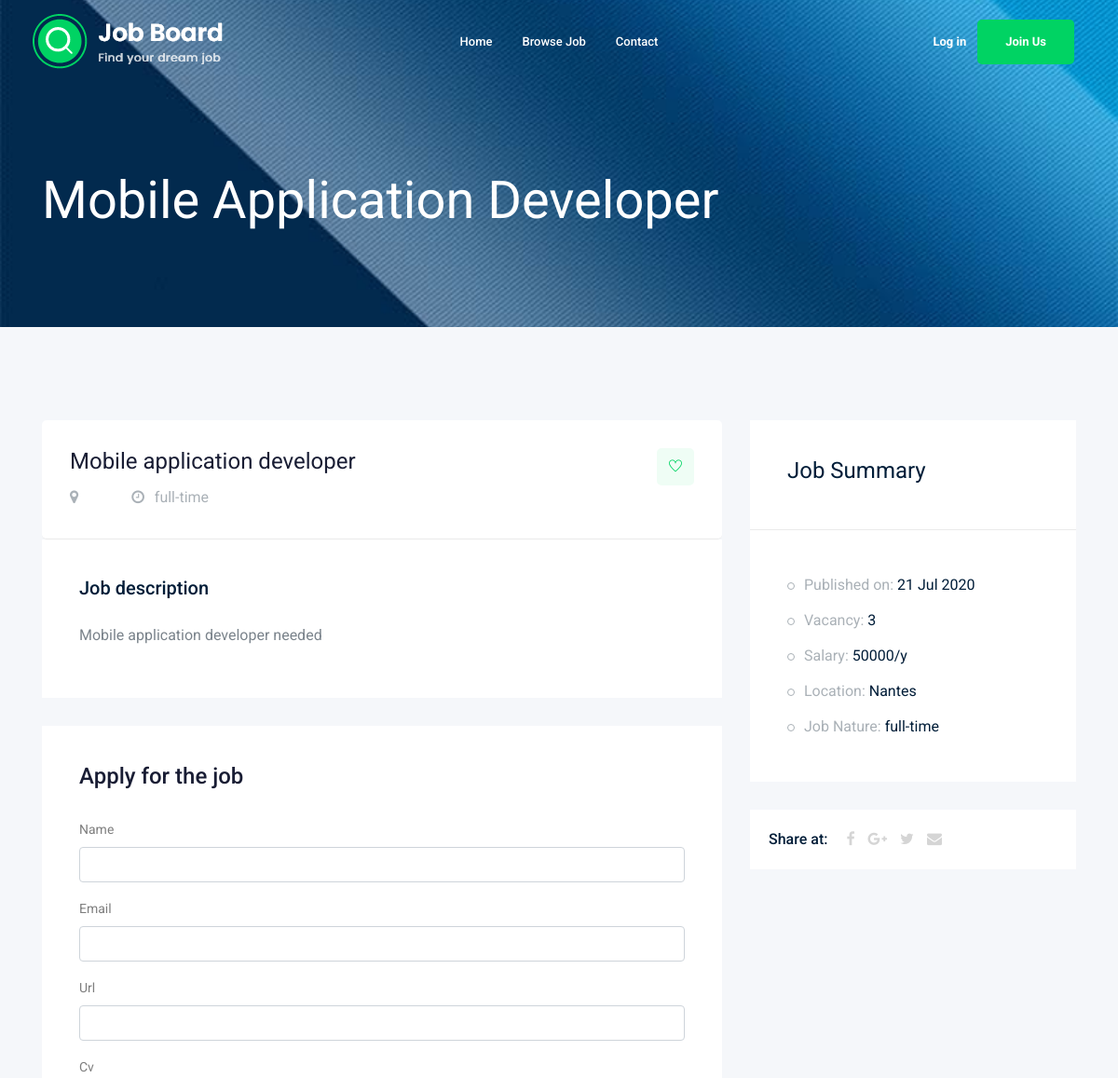
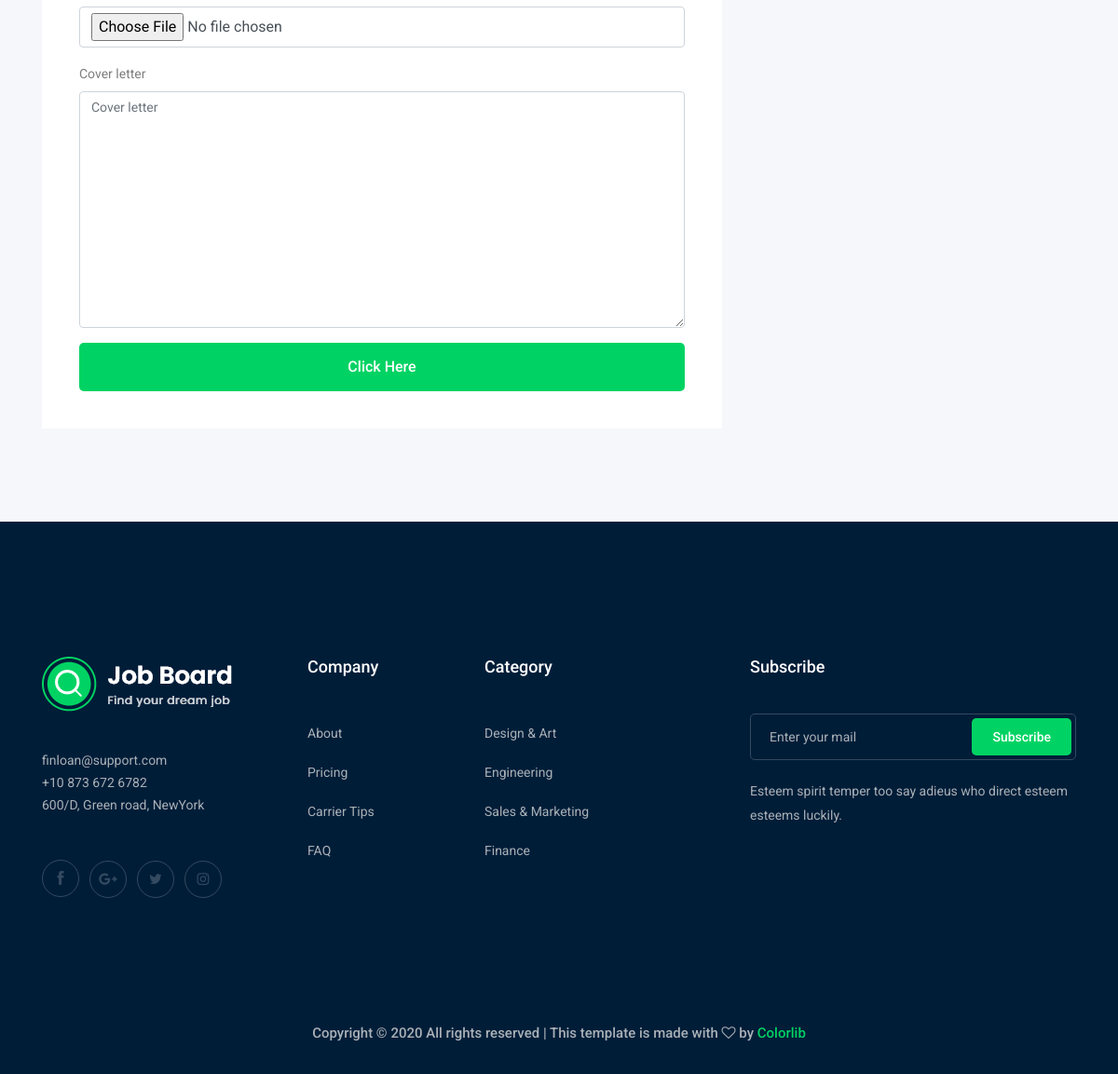
Page /mobile-application-developer on the committed database (2 pictures, top to bottom).
### job/models.py (models this page shows, shortened)
class Job(models.Model):
    title           = models.CharField(max_length=100)
    job_type        = models.CharField(max_length=100, choices= JOB_TYPE)
    description     = models.TextField(max_length=1000)
    published_at    = models.DateTimeField(auto_now=True)
    categories      = models.ForeignKey('Category', verbose_name=("Category"), on_delete=models.CASCADE, null=True)
    vacancy         = models.IntegerField(default=1)
    salary          = models.IntegerField(default=0)
    experience      = models.IntegerField(default=1)
    city            = models.ForeignKey(City_Job, on_delete=models.CASCADE, null=True)
    slug            = models.SlugField(blank=True, null=True, unique=True)
    class Meta:
        ordering = ['-published_at']
    def __str__(self):
        return self.title

class City_Job(models.Model):
    city = models.CharField(max_length=50)
    class Meta:
        verbose_name = ("City")
        verbose_name_plural = ("Job City")
    def __str__(self):
        return self.city

### job/views.py (the view)
# urls.py: path('<slug:slug>', job_details, name='job_details'),
def job_details(request, slug):
    job_list = Job.objects.get(slug=slug)
    if request.method == 'POST':
        form = ResumeForm(request.POST, request.FILES)
        if form.is_valid():
            my_form = form.save(commit=False)
            my_form.job = job_list
            my_form = form.save()
            form = ResumeForm()
            return redirect('/')
    else:
        form = ResumeForm()
    context = {
        'jobs': job_list,
        'form': form
    }
    return render(request, 'job/job_details.html', context)

### job/forms.py
class ResumeForm(forms.ModelForm):
    name          = forms.CharField(max_length=200, widget=forms.TextInput({"placeholder": ""}))
    email         = forms.EmailField(max_length=200, widget=forms.TextInput({ "placeholder": ""}))
    url           = forms.URLField(required=False, widget=forms.TextInput({ "placeholder": ""}))
    class Meta:
        model = Resume
        fields = ['name', 'email', 'url', 'cv', 'cover_letter']

### job/templates/job/job_details.html (shortened to what this page needs)
{% extends "job/base.html" %}
{% load static %}
{% block body %}
{% load bootstrap4 %}
    <div class="bradcam_area bradcam_bg_1">
        <div class="container">
            <div class="row">
                <div class="col-xl-12">
                    <div class="bradcam_text">
                        <h3>{{jobs}}</h3>
                    </div>
                </div>
            </div>
        </div>
    </div>
    <div class="job_details_area">
        <div class="container">
            <div class="row">
                <div class="col-lg-8">
                    <div class="job_details_header">
                        <div class="single_jobs white-bg d-flex justify-content-between">
                            <div class="jobs_left d-flex align-items-center">
                                <div class="jobs_conetent">
                                    <a href="#"><h4>{{jobs}}</h4></a>
                                    <div class="links_locat d-flex align-items-center">
                                        <div class="location">
                                            <p> <i class="fa fa-map-marker"></i>  </p>
                                        </div>
                                        <div class="location">
                                            <p> <i class="fa fa-clock-o"></i> {{jobs.job_type}}</p>
                                        </div>
                                    </div>
                                </div>
                            </div>
                            <div class="jobs_right">
                                <div class="apply_now">
                                    <a class="heart_mark" href="#"> <i class="ti-heart"></i> </a>
                                </div>
                            </div>
                        </div>
                    </div>
                    <div class="descript_wrap white-bg">
                        <div class="single_wrap">
                            <h4>Job description</h4>
                            <p>{{jobs.description}}</p>
                        </div>
                    </div>
                    <div class="apply_job_form white-bg">
                        <h4>Apply for the job</h4>
                        <form action="#" method="POST" enctype="multipart/form-data" >
                            {% bootstrap_form form %}
                            <button class="boxed-btn3 w-100" type="submit">click here</button>
                        </form>
                    </div>
                </div>
                <div class="col-lg-4">
                    <div class="job_sumary">
                        <div class="summery_header">
                            <h3>Job Summary</h3>
                        </div>
                        <div class="job_content">
                            <ul>
                                <li>Published on: <span>{{jobs.published_at| date:'d M o'}}</span></li>
                                <li>Vacancy: <span>{{jobs.vacancy}}</span></li>
                                <li>Salary: <span>{{jobs.salary}}/y</span></li>
                                <li>Location: <span>{{jobs.city}}</span></li>
                                <li>Job Nature: <span> {{jobs.job_type}}</span></li>
                            </ul>
                        </div>
                    </div>
                    <div class="share_wrap d-flex">
                        <span>Share at:</span>
                        <ul>
                            <li><a href="#"> <i class="fa fa-facebook"></i></a> </li>
                            <li><a href="#"> <i class="fa fa-google-plus"></i></a> </li>
                            <li><a href="#"> <i class="fa fa-twitter"></i></a> </li>
                            <li><a href="#"> <i class="fa fa-envelope"></i></a> </li>
                        </ul>
                    </div>
                    <div class="job_location_wrap">
                        <div class="job_lok_inner">
                            <div id="map" style="height: 200px;"></div>
                          </div>
                    </div>
                </div>
            </div>
        </div>
    </div>
    {% endblock %}

### rows in the picture
Job: title "Mobile Application Developer", title "Mobile application developer", job_type "full-time", description "Mobile application developer needed", published_at "21 Jul 2020", vacancy "3", salary "50000", city "Nantes"
